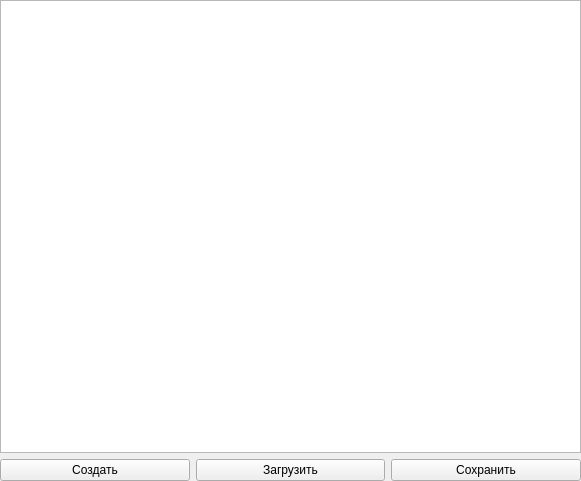
<?xml version="1.0" encoding="UTF-8"?>
<ui version="4.0">
 <class>Form</class>
 <widget class="QWidget" name="Form">
  <property name="geometry">
   <rect>
    <x>0</x>
    <y>0</y>
    <width>581</width>
    <height>481</height>
   </rect>
  </property>
  <property name="windowTitle">
   <string>Текстовый редактор</string>
  </property>
  <widget class="QWidget" name="gridLayoutWidget">
   <property name="geometry">
    <rect>
     <x>0</x>
     <y>0</y>
     <width>581</width>
     <height>481</height>
    </rect>
   </property>
   <layout class="QGridLayout" name="gridLayout">
    <item row="1" column="2">
     <widget class="QPushButton" name="btn_save">
      <property name="text">
       <string>Сохранить</string>
      </property>
     </widget>
    </item>
    <item row="1" column="1">
     <widget class="QPushButton" name="btn_load">
      <property name="text">
       <string>Загрузить</string>
      </property>
     </widget>
    </item>
    <item row="1" column="0">
     <widget class="QPushButton" name="btn_create">
      <property name="text">
       <string>Создать</string>
      </property>
     </widget>
    </item>
    <item row="0" column="0" colspan="3">
     <widget class="QTextEdit" name="textEdit"/>
    </item>
   </layout>
  </widget>
 </widget>
 <resources/>
 <connections/>
</ui>
